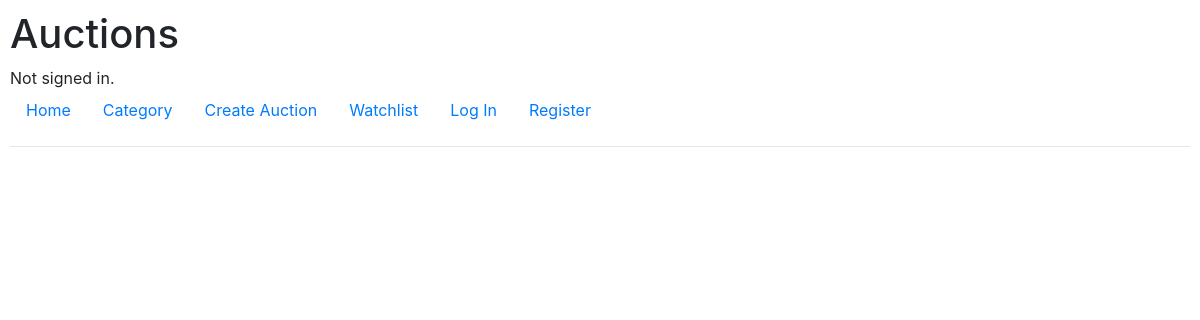
/category, run on an earlier commit of the app's database.
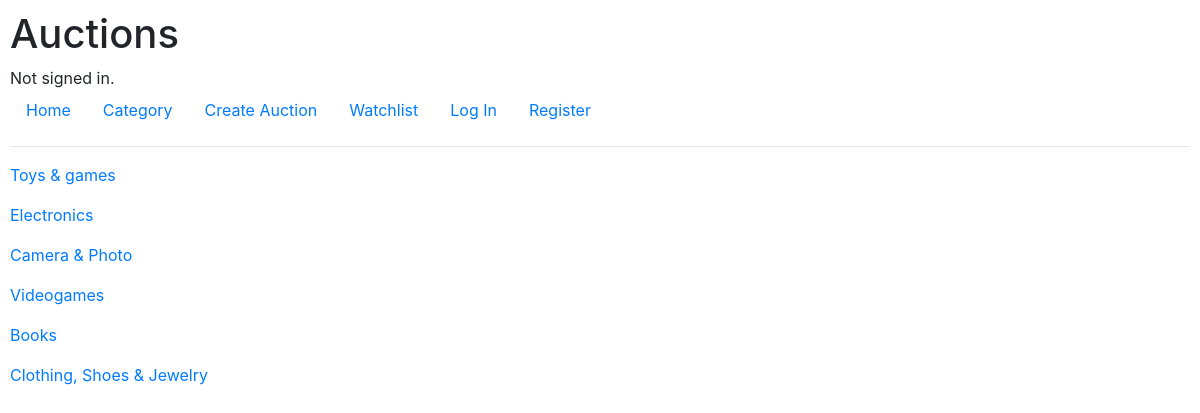
And on a later commit of the database.
### auctions/models.py (models this page shows, shortened)
class Grouping(models.Model):
    grouping = models.CharField(max_length=64)

### auctions/views.py (the view)
# urls.py: path("category", views.category, name="category"),
def category(request):
    g = Grouping.objects.all()
    rendergroup = 0
    return render(request, "auctions/category.html", {
        "g": g, # all categorized objects
        "rendergroup": rendergroup
    })

### auctions/templates/auctions/category.html (shortened to what this page needs)
{% extends "auctions/layout.html" %}
{% block body %}
    {% for distinct in g %}
        <p>
            <a href="{% url 'grouping' distinct.id %}">{{ distinct.grouping }}</a>
        </p>
    {% endfor %}
{% endblock %}

### auctions/templates/auctions/layout.html (shortened to what this page needs)
{% load static %}
<!DOCTYPE html>
<html lang="en">
    <head>
        <link rel="stylesheet" href="https://stackpath.bootstrapcdn.com/bootstrap/4.4.1/css/bootstrap.min.css">
        <link href="{% static 'auctions/styles.css' %}" rel="stylesheet">
    </head>
    <body>
        <h1>Auctions</h1>
        <div>
            {% if user.is_authenticated %}
                Signed in as <strong>{{ user.username }}</strong>
            {% else %}
                Not signed in.
            {% endif %}
        </div>
        <ul class="nav">
            <li class="nav-item">
                <a class="nav-link" href="{% url 'index' %}">Home</a>
            </li>
            <li class="nav-item">
                <a class="nav-link" href="{% url 'category' %}">Category</a>
            </li>
            <li class="nav-item">
                <a class="nav-link" href="{% url 'sell' %}">Create Auction</a>
            </li>
            <li class="nav-item">
                <a class="nav-link" href="{% url 'watch' %}">Watchlist</a>
            </li>
            {% if user.is_authenticated %}
                <li class="nav-item">
                    <a class="nav-link" href="{% url 'logout' %}">Log Out</a>
                </li>
            {% else %}
                <li class="nav-item">
                    <a class="nav-link" href="{% url 'login' %}">Log In</a>
                </li>
                <li class="nav-item">
                    <a class="nav-link" href="{% url 'register' %}">Register</a>
                </li>
            {% endif %}
        </ul>
        <hr>
        {% block body %}
        {% endblock %}
    </body>
</html>

### auctions/static/auctions/styles.css (style rules this page uses)
body { padding: 10px; }

What changed in the data, as far as the page shows it:
added Grouping: grouping "Toys & games"
added Grouping: grouping "Electronics"
added Grouping: grouping "Camera & Photo"
added Grouping: grouping "Videogames"
added Grouping: grouping "Books"
added Grouping: grouping "Clothing, Shoes & Jewelry"
